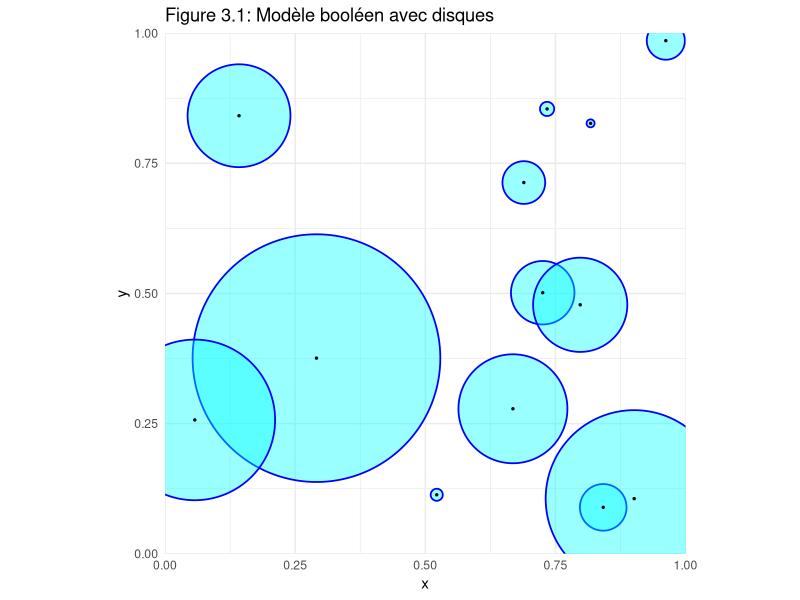
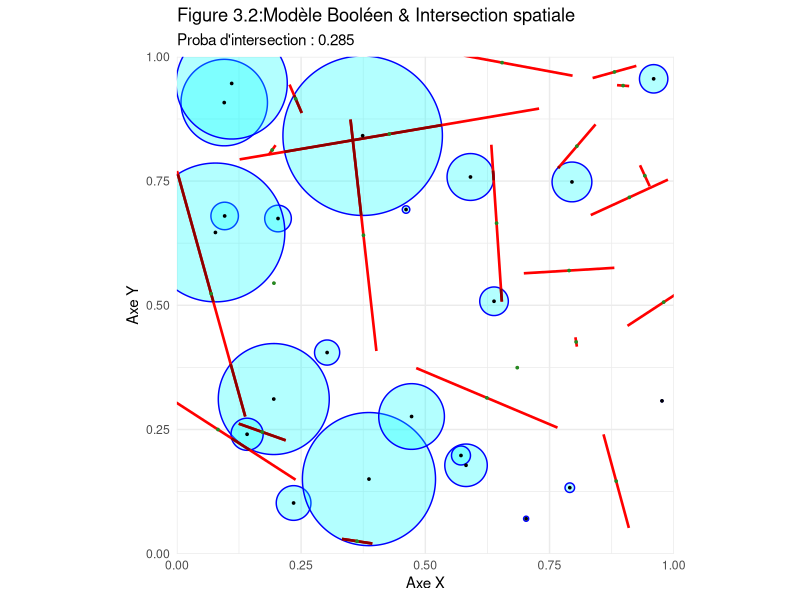
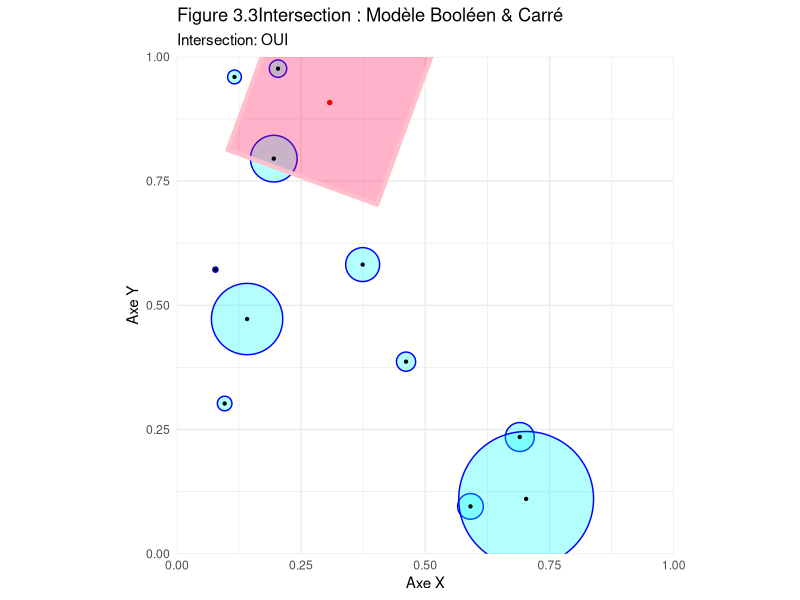

These figures' R source, in order:
## ---- chunk 1
#| label: setup-sim
#| include: false
library(spatstat)
library(ggplot2)
## ---- chunk 2
#| message: false
#| warning: false
library(ggplot2)

set.seed(41)

borne_inferieure_axe_x <- 0; borne_superieure_axe_x <- 1
borne_inferieure_axe_y <- 0; borne_superieure_axe_y <- 1
longueur_intervalle_x <- (borne_superieure_axe_x) - (borne_inferieure_axe_x)
longueur_intervalle_y <- (borne_superieure_axe_y) - (borne_inferieure_axe_y)

nombre_points <- rpois(1, lambda=17*longueur_intervalle_x*longueur_intervalle_y)

centres_x_cercles<- runif(nombre_points, borne_inferieure_axe_x, borne_superieure_axe_x)
centres_y_cercles<- runif(nombre_points, borne_inferieure_axe_y, borne_superieure_axe_y)
rayons_cercles<-rexp(nombre_points,11)
theta <- seq(0, 2 * pi, length.out = 200)

nombre_cordes <- rpois(1, lambda=17*longueur_intervalle_x*longueur_intervalle_y)

centres_x_cordes<- runif(nombre_cordes, borne_inferieure_axe_x, borne_superieure_axe_x)
centres_y_cordes<- runif(nombre_cordes, borne_inferieure_axe_y, borne_superieure_axe_y)
longueurs_cordes<-rexp(nombre_cordes,11)

orientations_cordes<-runif(nombre_cordes,0,pi)

# 1. Génération des cercles sans aucun package externe
df_cercles <- do.call(rbind, lapply(1:nombre_points, function(i) {
  data.frame(
    id = i,
    x  = centres_x_cercles[i] + rayons_cercles[i] * cos(theta),
    y  = centres_y_cercles[i] + rayons_cercles[i] * sin(theta)
  )
}))

# 2. Génération des cordes (calcul vectoriel direct)
df_cordes <- data.frame(
  x    = centres_x_cordes - longueurs_cordes * cos(orientations_cordes),
  y    = centres_y_cordes - longueurs_cordes * sin(orientations_cordes),
  xend = centres_x_cordes + longueurs_cordes * cos(orientations_cordes),
  yend = centres_y_cordes + longueurs_cordes * sin(orientations_cordes),
  cx   = centres_x_cordes,
  cy   = centres_y_cordes
)




# 3. Tracé avec ggplot2 uniquement
ggplot() +
  # Cercles (cyan avec bordure bleue)
  geom_polygon(data = df_cercles, aes(x = x, y = y, group = id), 
               fill = "cyan", alpha = 0.4, color = "blue", linewidth = 0.6) +
  
  # Centres des cercles (points noirs)
  geom_point(data = data.frame(x = centres_x_cercles, y = centres_y_cercles), 
             aes(x = x, y = y), color = "black", size = 0.5) +
  
  # Contraintes d'affichage (Strictement limité entre 0 et 1 comme clip)
  coord_fixed(xlim = c(borne_inferieure_axe_x, borne_superieure_axe_x),
              ylim = c(borne_inferieure_axe_y, borne_superieure_axe_y),
              expand = FALSE) +
  
  labs(title = "Figure 3.1: Modèle booléen avec disques", x = "x", y = "y") +
  theme_minimal()
## ---- chunk 3
#| message: false
#| warning: false
library(spatstat)
library(ggplot2)

set.seed(40)

# --- 1. CONFIGURATION ET PARAMÈTRES ---
borne_inferieure_axe_x <- 0
borne_superieure_axe_x <- 1
borne_inferieure_axe_y <- 0
borne_superieure_axe_y <- 1

longueur_intervalle_x <- (borne_superieure_axe_x) - (borne_inferieure_axe_x)
longueur_intervalle_y <- (borne_superieure_axe_y) - (borne_inferieure_axe_y)


# Définition de la fenêtre d'observation principale
W_obs <- owin(c(borne_inferieure_axe_x, borne_superieure_axe_x), 
              c(borne_inferieure_axe_y, borne_superieure_axe_y))

# Fenêtre élargie pour éviter les effets de bord lors de la génération
W_large <- owin(c(borne_inferieure_axe_x - longueur_intervalle_x, borne_superieure_axe_x + longueur_intervalle_x), 
                c(borne_inferieure_axe_y - longueur_intervalle_y, borne_superieure_axe_y + longueur_intervalle_y))

# --- 2. SIMULATION DES PROCESSUS ---
nombre_points <- rpois(1, lambda = 20 * longueur_intervalle_x * longueur_intervalle_y)
nombre_cordes <- rpois(1, lambda = 20 * longueur_intervalle_x * longueur_intervalle_y)

centres_x_cercles <- runif(nombre_points, borne_inferieure_axe_x, borne_superieure_axe_x)
centres_y_cercles <- runif(nombre_points, borne_inferieure_axe_y, borne_superieure_axe_y)
rayons_cercles    <- rexp(nombre_points, 20)

centres_x_cordes    <- runif(nombre_cordes, borne_inferieure_axe_x, borne_superieure_axe_x)
centres_y_cordes    <- runif(nombre_cordes, borne_inferieure_axe_y, borne_superieure_axe_y)
longueurs_cordes    <- rexp(nombre_cordes, 5) / 2
orientations_cordes <- runif(nombre_cordes, 0, pi)

# --- 3. CALCULS GÉOMÉTRIQUES (spatstat) ---
# Résolution du masque augmentée (dimyx=512) pour éviter l'erreur d'approximation numérique
liste_cercles <- list()
for(i in 1:nombre_points) {
  liste_cercles[[i]] <- disc(r = rayons_cercles[i], 
                             centre = c(centres_x_cercles[i], centres_y_cercles[i]), 
                             mask = TRUE, dimyx = 512)
}
zone_cercles <- do.call(union.owin, liste_cercles)

# Construction des segments
x0 <- centres_x_cordes - longueurs_cordes * cos(orientations_cordes)
y0 <- centres_y_cordes - longueurs_cordes * sin(orientations_cordes)
x1 <- centres_x_cordes + longueurs_cordes * cos(orientations_cordes)
y1 <- centres_y_cordes + longueurs_cordes * sin(orientations_cordes)

# Utilisation de la fenêtre élargie pour ne pas couper les cordes de base
toutes_les_cordes <- psp(x0, y0, x1, y1, window = W_large)

# Intersection des cordes avec l'union des cercles
cordes_dans_cercles <- toutes_les_cordes[zone_cercles]

# Calcul des statistiques d'intersection
longueurs_intersections       <- lengths_psp(cordes_dans_cercles)
longueur_totale_initiale      <- sum(lengths_psp(toutes_les_cordes))
longueur_totale_intersections <- sum(longueurs_intersections)
pourcentage_dans_cercles      <- (longueur_totale_intersections / longueur_totale_initiale)

# --- 4. EXTRACATION DES SEGMENTS INTERSECTÉS POUR GGPLOT2 ---
# Conversion de l'objet psp spatstat en DataFrame
df_cordes_inter <- as.data.frame(cordes_dans_cercles)

# --- 5. PRÉPARATION DES DONNÉES DE BASE POUR GGPLOT2 ---
theta <- seq(0, 2 * pi, length.out = 200)
df_cercles_contours <- do.call(rbind, lapply(1:nombre_points, function(i) {
  data.frame(
    id = i,
    x  = centres_x_cercles[i] + rayons_cercles[i] * cos(theta),
    y  = centres_y_cercles[i] + rayons_cercles[i] * sin(theta)
  )
}))

df_cordes_initiales <- data.frame(x0 = x0, y0 = y0, x1 = x1, y1 = y1)

# --- 6. VISUALISATION AVEC GGPLOT2 ---
titre_graphe <- paste("Proba d'intersection :", round(pourcentage_dans_cercles , 3))

ggplot() +
  # 1. Tracé des cercles (Masque booléen)
  geom_polygon(data = df_cercles_contours, aes(x = x, y = y, group = id), 
               fill = "cyan", alpha = 0.3, color = "blue", linewidth = 0.5) +
  
  # 2. Tracé des cordes initiales complètes (en rouge)
  geom_segment(data = df_cordes_initiales, aes(x = x0, y = y0, xend = x1, yend = y1), 
               color = "red", linewidth = 0.9) +
  
  # 3. Tracé exclusif des segments intersectés calculés par spatstat (En rouge foncé)
  geom_segment(data = df_cordes_inter, aes(x = x0, y = y0, xend = x1, yend = y1), 
               color = "darkred", linewidth = 0.9) +
  
  # 4. Points centraux
  geom_point(data = data.frame(x = centres_x_cercles, y = centres_y_cercles), aes(x = x, y = y), 
             color = "black", size = 0.6) +
  geom_point(data = data.frame(x = centres_x_cordes, y = centres_y_cordes), aes(x = x, y = y), 
             color = "forestgreen", size = 0.6) +
  
  # Rognage strict de la fenêtre d'observation finale [0,1]
  coord_fixed(xlim = c(borne_inferieure_axe_x, borne_superieure_axe_x),
              ylim = c(borne_inferieure_axe_y, borne_superieure_axe_y),
              expand = FALSE) +
  
  labs(title = "Figure 3.2:Modèle Booléen & Intersection spatiale",
       subtitle = titre_graphe, x = "Axe X", y = "Axe Y") +
  theme_minimal()


## ---- chunk 4
#| message: false
#| warning: false
library(spatstat)
library(ggplot2)

set.seed(40)

# --- 1. CONFIGURATION ET PARAMÈTRES ---
borne_inferieure_x <- 0
borne_superieure_x <- 1
borne_inferieure_y <- 0
borne_superieure_y <- 1

longueur_intervalle_x <- borne_superieure_x - borne_inferieure_x
longueur_intervalle_y <- borne_superieure_y - borne_inferieure_y

 # Fixé pour la reproductibilité

# --- 2. GÉNÉRATION DES DONNÉES ---
nombre_points <- rpois(1, lambda = 10 * longueur_intervalle_x * longueur_intervalle_y)

coordonnees_x_points <- runif(nombre_points, borne_inferieure_x, borne_superieure_x)
coordonnees_y_points <- runif(nombre_points, borne_inferieure_y, borne_superieure_y)
rayons_cercles        <- rexp(nombre_points, 20)

coordonnees_x_centre_carre <- runif(1, borne_inferieure_x, borne_superieure_x)
coordonnees_y_centre_carre <- runif(1, borne_inferieure_y, borne_superieure_y)

longueur_demie_diagonale_carre <- rexp(1, 4) / 2
orientation_carre              <- runif(1, 0, pi / 2)

# Calcul des sommets du carré tourné
angles_toutes_diagonales <- seq(0, 2 * pi, length.out = 5)
coordonnees_carre_x <- coordonnees_x_centre_carre + longueur_demie_diagonale_carre * cos(orientation_carre + angles_toutes_diagonales)
coordonnees_carre_y <- coordonnees_y_centre_carre + longueur_demie_diagonale_carre * sin(orientation_carre + angles_toutes_diagonales)

# --- 3. CALCULS GÉOMÉTRIQUES (spatstat) ---
# Utilisation d'une grille plus fine (dimyx = 512) pour éviter les erreurs d'arrondi numérique
liste_cercles <- list()
if (nombre_points > 0) {
  for(i in 1:nombre_points) {
    liste_cercles[[i]] <- disc(r = rayons_cercles[i], 
                               centre = c(coordonnees_x_points[i], coordonnees_y_points[i]), 
                               mask = TRUE, dimyx = 100)
  }
  zone_cercles <- do.call(union.owin, liste_cercles)
} else {
  # Si aucun point n'est généré par la loi de Poisson, on crée une zone vide
  zone_cercles <- emptywindow(owin(c(borne_inferieure_x, borne_superieure_x), c(borne_inferieure_y, borne_superieure_y)))
}

# Définition du carré dans spatstat (vignettage automatique des sommets 1 à 4)
zone_carre <- owin(poly = list(x = coordonnees_carre_x[1:4], 
                               y = coordonnees_carre_y[1:4]))

# Intersection géométrique globale
intersection_globale <- intersect.owin(zone_carre, zone_cercles)
a_une_intersection   <- area(intersection_globale) > 0

# --- 4. PRÉPARATION DES DATA FRAMES POUR GGPLOT2 ---
# Contours des cercles
theta <- seq(0, 2 * pi, length.out = 200)
df_cercles_contours <- data.frame()
if (nombre_points > 0) {
  df_cercles_contours <- do.call(rbind, lapply(1:nombre_points, function(i) {
    data.frame(
      id = i,
      x  = coordonnees_x_points[i] + rayons_cercles[i] * cos(theta),
      y  = coordonnees_y_points[i] + rayons_cercles[i] * sin(theta)
    )
  }))
}

# Coordonnées du carré (les 5 points pour fermer le tracé du polygone)
df_carre <- data.frame(
  x = coordonnees_carre_x,
  y = coordonnees_carre_y
)

# Extraction des pixels de la zone d'intersection de manière sécurisée
if (a_une_intersection) {
  df_intersection <- as.data.frame(as.im(intersection_globale))
  # Sécurité : on vérifie que la colonne 'v' existe bien avant de filtrer
  if ("v" %in% names(df_intersection)) {
    df_intersection <- df_intersection[df_intersection$v == TRUE, ]
  } else {
    df_intersection <- data.frame() # DataFrame vide si la colonne n'existe pas
  }
} else {
  df_intersection <- data.frame() # DataFrame vide s'il n'y a aucune intersection
}
# --- 5. VISUALISATION AVEC GGPLOT2 ---
statut_intersection <- if(a_une_intersection) "OUI" else "NON"

ggplot() +
  # 1. Zone d'intersection réelle calculée par spatstat (remplissage jaune en arrière-plan)
  { if(nrow(df_intersection) > 0) 
    geom_tile(data = df_intersection, aes(x = x, y = y), fill = "gold", alpha = 0.6) 
  } +
  
  # 2. Dessin des cercles (cyan avec bordure bleue)
  { if(nombre_points > 0) 
    geom_polygon(data = df_cercles_contours, aes(x = x, y = y, group = id), 
                 fill = "cyan", alpha = 0.3, color = "blue", linewidth = 0.5) 
  } +
  
  # 3. Dessin du carré (corail avec bordure rose)
  geom_polygon(data = df_carre, aes(x = x, y = y), 
               fill = rgb(1, 0, 0.3, 0.3), color = "pink", linewidth = 1.5) +
  
  # 4. Points centraux (centres des cercles et du carré)
  { if(nombre_points > 0) 
    geom_point(data = data.frame(x = coordonnees_x_points, y = coordonnees_y_points), 
               aes(x = x, y = y), color = "black", size = 0.8) 
  } +
  geom_point(data = data.frame(x = coordonnees_x_centre_carre, y = coordonnees_y_centre_carre), 
             aes(x = x, y = y), color = "red", size = 1.2) +
  
  # Contraintes d'affichage (Strictement limité à la fenêtre d'observation)
  coord_fixed(xlim = c(borne_inferieure_x, borne_superieure_x),
              ylim = c(borne_inferieure_y, borne_superieure_y),
              expand = FALSE) +
  
  # Titres et habillage
  labs(title = "Figure 3.3Intersection : Modèle Booléen & Carré",
       subtitle = paste("Intersection:", statut_intersection),
       x = "Axe X", y = "Axe Y") +
  theme_minimal()

# --- 6. AFFICHAGE DU RÉSULTAT DANS LA CONSOLE ---
print(paste("Intersection:", a_une_intersection)) 
## ---- chunk 5
#| message: false
#| warning: false
library(spatstat)

# --- 1. CONFIGURATION ET PARAMÈTRES FIXES ---
borne_inferieure_x <- 0
borne_superieure_x <- 1
borne_inferieure_y <- 0
borne_superieure_y <- 1

longueur_intervalle_x <- borne_superieure_x - borne_inferieure_x
longueur_intervalle_y <- borne_superieure_y - borne_inferieure_y

set.seed(42) # Assure la reproductibilité

# --- 2. DÉFINITION DE LA FONCTION DE SIMULATION PURE ---
# Cette fonction calcule uniquement si l'intersection a lieu (TRUE/FALSE)
simuler_intersection_pure <- function() {
  
  # Génération des objets (Cercles)
  nombre_points <- rpois(1, lambda = 5 * longueur_intervalle_x * longueur_intervalle_y)
  
   if (nombre_points > 0) {
    coordonnees_x_points <- runif(nombre_points, borne_inferieure_x, borne_superieure_x)
    coordonnees_y_points <- runif(nombre_points, borne_inferieure_y, borne_superieure_y)
    rayons_cercles        <- rexp(nombre_points, 20)
    
    # 1. On définit une fenêtre d'analyse fixe avec une résolution bloquée (ex: 256x256)
    cadre_fixe <- owin(c(borne_inferieure_x, borne_superieure_x), 
                       c(borne_inferieure_y, borne_superieure_y))
    masque_fixe <- as.mask(cadre_fixe, dimyx = 256) # Bloque la résolution globale
    
    # 2. On crée les disques sous forme de polygones vectoriels (très léger en mémoire)
    liste_cercles <- list()
    for(i in 1:nombre_points) {
      # mask = FALSE force spatstat à rester en mode vectoriel (polygone)
      liste_cercles[[i]] <- disc(r = rayons_cercles[i], 
                                 centre = c(coordonnees_x_points[i], coordonnees_y_points[i]), 
                                 mask = FALSE)
    }
    
    # 3. On fait l'union vectorielle, puis SEULEMENT À LA FIN, on convertit en masque fixe
    zone_cercles_vectorielle <- do.call(union.owin, liste_cercles)
    zone_cercles <- as.mask(zone_cercles_vectorielle, xy = masque_fixe)
    
  } else {
    return(FALSE)
  }
  
  # Génération de l'objet (Carré)
  coordonnees_x_centre_carre     <- runif(1, borne_inferieure_x, borne_superieure_x)
  coordonnees_y_centre_carre     <- runif(1, borne_inferieure_y, borne_superieure_y)
  longueur_demie_diagonale_carre <- rexp(1, 5) / 2
  orientation_carre              <- runif(1, 0, pi / 2)
  
  angles_toutes_diagonales <- seq(0, 2 * pi, length.out = 5)
  coordonnees_carre_x <- coordonnees_x_centre_carre + longueur_demie_diagonale_carre * cos(orientation_carre + angles_toutes_diagonales)
  coordonnees_carre_y <- coordonnees_y_centre_carre + longueur_demie_diagonale_carre * sin(orientation_carre + angles_toutes_diagonales)
  
  # Création du carré dans spatstat
  zone_carre <- owin(poly = list(x = coordonnees_carre_x[1:4], y = coordonnees_carre_y[1:4]))
  
  # Calcul rapide de l'existence d'une intersection
  intersection_globale <- intersect.owin(zone_carre, zone_cercles)
  return(area(intersection_globale) > 0)
}

# --- 3. EXÉCUTION DU MULTI-TIRAGE (MONTE-CARLO) ---
nombre_simulations <- 1000

# replicate() génère directement un vecteur logique propre (TRUE/FALSE)
vecteur_intersections <- replicate(nombre_simulations, simuler_intersection_pure())

# Calcul de la probabilité empirique
probabilite_intersection <- mean(vecteur_intersections)

# --- 4. AFFICHAGE DES RÉSULTATS ---
cat("=== RÉSULTATS DE LA SIMULATION ===\n")
cat("Nombre de simulations exécutées :", nombre_simulations, "\n")
cat("Nombre d'intersections trouvées :", sum(vecteur_intersections), "\n")
cat("Probabilité estimée d'intersection :", round(probabilite_intersection, 4)) 
